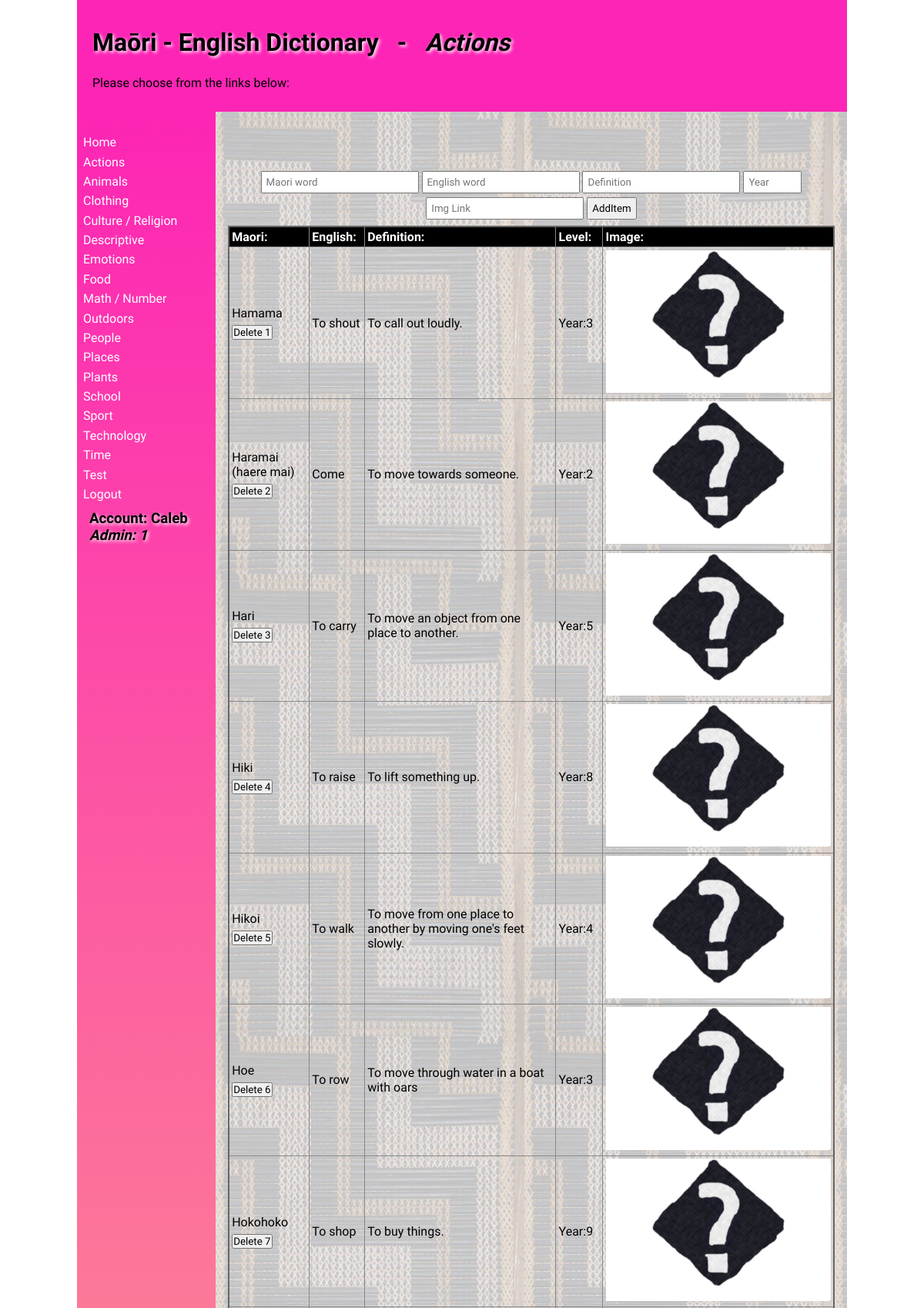
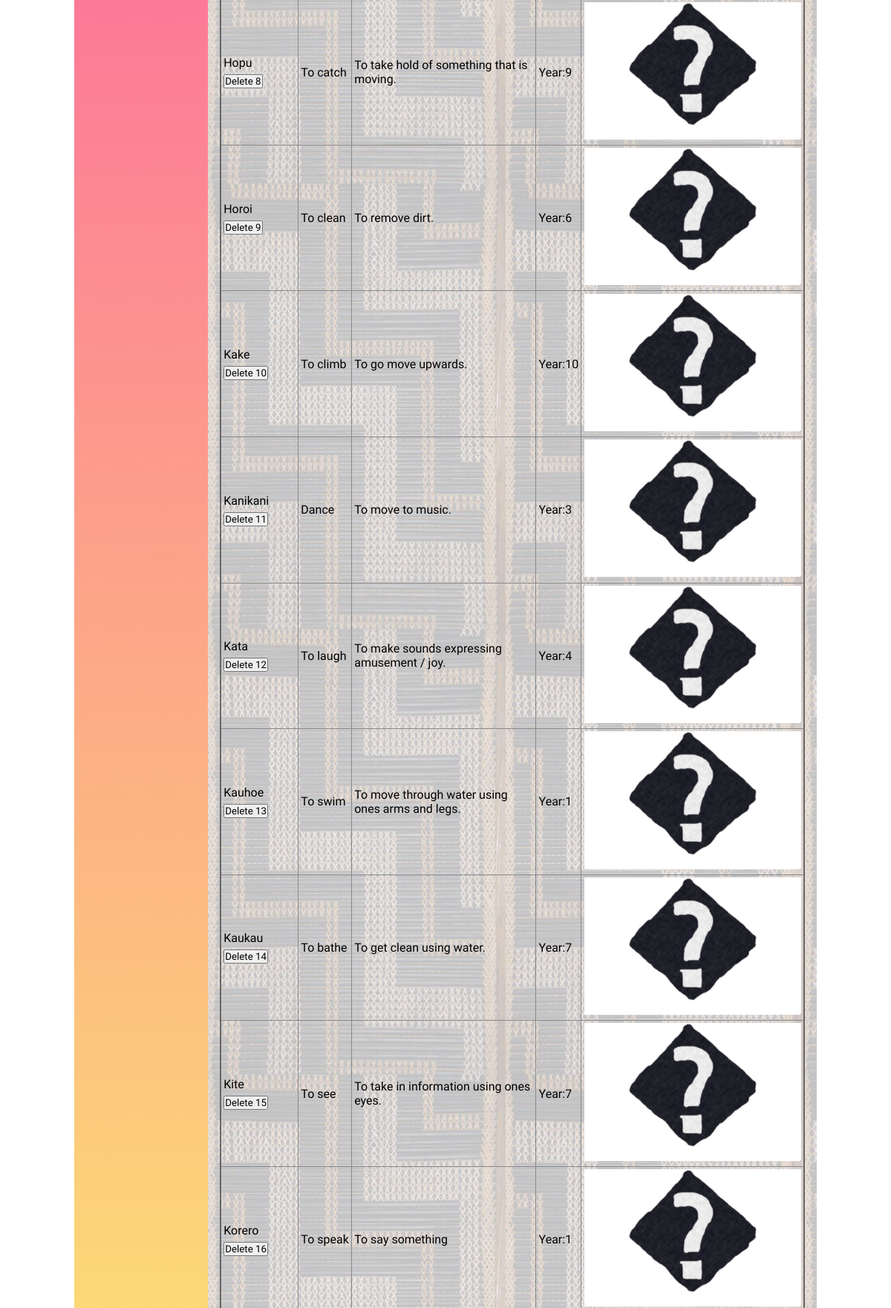
Screenshot of /main/Actions (signed in, upper part) with the database file from the repository (2 pictures, top to bottom).
### tables this page shows
CREATE TABLE categories
(
	id integer /*autoincrement needs PK*/,
	category varchar(30)
, link varchar(30));

CREATE TABLE "dictionary"
(
	id integer
		constraint dictionary_pk
			primary key autoincrement,
	maori varchar(30),
	english varchar(30),
	category varchar(30),
	definition varchar(60),
	level integer
);

### app.py (the view, shortened to what this page needs)
@app.route('/main/<category>', methods=['GET', 'POST'])
def render_menu_page(category):
    current_category = category.replace("&", " / ").capitalize()
    print(current_category)
    return render_template("main.html", table=get_dictionary(), categories=get_categories(),
                           current=current_category, logged_in=is_logged_in(),
                           name=session.get('first_name'), admin=session.get('admin'))

### app.py (called while the page is built)
def create_connection(db_file):
    try:
        connection = sqlite3.connect(db_file)
        print(connection)
        return connection
    except Error as e:
        print(e)
    return None

def get_dictionary():
    con = create_connection(DB_NAME)
    query = "SELECT id, maori, english, category, definition, level FROM dictionary"
    cur = con.cursor()
    cur.execute(query)
    table = cur.fetchall()
    con.close()
    return table

def get_categories():
    con = create_connection(DB_NAME)
    query = "SELECT category, link FROM categories"
    cur = con.cursor()
    cur.execute(query)
    categories_table = cur.fetchall()
    con.close()
    return categories_table

def is_logged_in():
    if session.get('email') is None:
        print("Currently not logged in")
        return False
    else:
        print("Currently logged in")
        return True

### templates/main.html (shortened to what this page needs)
{% extends "base.html" %}
{% block heading %}Maōri - English Dictionary &#160;&#160;-&#160;&#160; <em>{{current}}</em>{% endblock %}
{% block main %}
<div class="table">
    <table>
        <tr>
            <th>Maori:</th>
            <th>English:</th>
            <th>Definition:</th>
            <th>Level:</th>
            <th>Image:</th>
        </tr>
        {% for items in table %}
            {% if items[3].capitalize() == current: %}
                <tr>
                    <td>{{items[1].capitalize()}}
                        {% if admin == 1: %} <form class="myform" method="POST">
                            <input type="submit" name="button" value="Delete {{items[0]}}"/>
                        </form> {% endif %}
                    </td>
                    <td>{{items[2].capitalize()}} </td>
                    <td>{{items[4].capitalize()}}</td>
                    <td>Year:{{items[5]}}</td>
                    <td><img id="img" src="/static/images/{{ items[2] }}.jpg" alt="Not Found"
                             onerror=this.src="/static/images/null.jpg"></td>
                </tr>
            {% endif %}
        {% endfor %}
        {% if admin == 1: %}
        <form class="myform" method="POST">
            <div class="button-group">
                <label><input name="maori" placeholder="Maori word"></label>
                <label><input name="english" placeholder="English word"></label>
                <label><input name="definition" placeholder="Definition"></label>
                <label><input type="number" name="level" placeholder="Year" min="1" max="10"></label>
                <label><input name="image" placeholder="Img Link"></label>
                <input type="submit" name="button" value="AddItem">
            </div>
        </form>
        {% endif %}
    </table>
</div>
{% endblock %}

### templates/base.html (shortened to what this page needs)
<!doctype html>
<html lang="en">
<head>
	<link href="{{ url_for('static', filename='css/style.css') }}" rel="stylesheet">
</head>
<body>
	<div id="container">
		<header>
			<div class="header">
				<h1>{% block heading %}{% endblock %}</h1>
				<p>Please choose from the links below:</p>
			</div>
		</header>
		<nav>
			<ul>
				<li><a href="\">Home</a></li>
				{% for category, link in categories %}
				<li><a href="\main\{{ link }}">{{ category }}</a></li>
        		{% endfor %}
				{% if logged_in: %}
					<li><a href="\logout">Logout</a></li>
					<h3>Account: {{ name }} <em>Admin: {{ admin }}</em></h3>
				{% else: %}
					<li><a href="\login">Login</a></li>
					<span></span>
					<h3>Not logged in.</h3>
				{% endif %}
			</ul>
		</nav>
		<main>
            {% block main %}{% endblock %}
        </main>
	</div>
</body>
</html>

### static/css/style.css (style rules this page uses)
* { font-family: Comfortaa, sans-serif; margin: 0; padding: 0; box-sizing: border-box; }
#container { display: grid; grid-template-columns: 75px auto; grid-template-areas: 'nav header' 'main main' 'footer footer'; }
header { display: flex; flex-wrap: wrap; padding:20px; grid-area: header; background-color: #fd25b5; }
nav { grid-area: nav; }
main { grid-area: main; padding: 1rem; background-color: #edd; }
h1, h2 { padding: 1rem 0; font-family: 'Suez One', serif; color: #000; text-shadow: 2px 2px 4px #fff; }
h3, h4 { padding: 0.5rem; font-family: 'Suez One', serif; color: #000; text-shadow: 2px 2px 4px #fff; }
p { padding: 0.5rem 0; }
a { color: #222; }
img { width: 100%; }
table { width: 100%; border: 2px solid #666; border-collapse: collapse; }
th, td { border: 1px solid #888; padding: 0.2rem; text-align: left; }
th { background-color: #000; color: #fff; }
.myform { margin: auto; padding-top: 5px; }
.button-group { margin-top: 3rem; text-align: center; padding: 8px; }
.button-group input, select { margin-top: 5px; padding: 5px; }
@media only screen and (min-width: 768px) { #container { grid-template-columns: 180px auto; grid-template-areas: 'header header' 'nav main' 'footer footer'; } }
@media only screen and (min-width: 768px) { nav { background: linear-gradient(180deg, rgb(253, 37, 181) 0%, rgb(252, 255, 105) 50%, rgb(98, 28, 250) 100%); padding: 0.5rem; } }
@media only screen and (min-width: 768px) { nav ul { list-style: none; } }
@media only screen and (min-width: 768px) { nav li { padding: 0.2rem 0; } }
@media only screen and (min-width: 768px) { nav a { color: #fff; text-decoration: none; } }
@media only screen and (min-width: 768px) { main { background-image: url('/static/images/poutama.jpg'); } }
@media only screen and (min-width: 1000px) { #container { width: 1000px; margin: auto; } }

### rows the page displays
categories: category "Actions"
categories: category "Animals"
categories: category "Clothing"
categories: category "Culture / Religion"
categories: category "Descriptive"
categories: category "Emotions"
categories: category "Food"
categories: category "Math / Number"
categories: category "Outdoors"
categories: category "People"
categories: category "Places"
categories: category "Plants"
categories: category "School"
categories: category "Sport"
categories: category "Technology"
categories: category "Time"
categories: category "Test"
dictionary: maori "Hamama", button "Delete 1", english "To shout", definition "To call out loudly.", level "3"
dictionary: maori "Haramai (haere mai)", button "Delete 2", english "Come", definition "To move towards someone.", level "2"
dictionary: maori "Hari", button "Delete 3", english "To carry", definition "To move an object from one place to another.", level "5"
dictionary: maori "Hiki", button "Delete 4", english "To raise", definition "To lift something up.", level "8"
dictionary: maori "Hikoi", button "Delete 5", english "To walk", definition "To move from one place to another by moving one's feet slowly.", level "4"
dictionary: maori "Hoe", button "Delete 6", english "To row", definition "To move through water in a boat with oars", level "3"
dictionary: maori "Hokohoko", button "Delete 7", english "To shop", definition "To buy things.", level "9"
dictionary: maori "Hopu", button "Delete 8", english "To catch", definition "To take hold of something that is moving.", level "9"
dictionary: maori "Horoi", button "Delete 9", english "To clean", definition "To remove dirt.", level "6"
dictionary: maori "Kake", button "Delete 10", english "To climb", definition "To go move upwards.", level "10"
dictionary: maori "Kanikani", button "Delete 11", english "Dance", definition "To move to music.", level "3"
dictionary: maori "Kata", button "Delete 12", english "To laugh", definition "To make sounds expressing amusement / joy.", level "4"
dictionary: maori "Kauhoe", button "Delete 13", english "To swim", definition "To move through water using ones arms and legs.", level "1"
dictionary: maori "Kaukau", button "Delete 14", english "To bathe", definition "To get clean using water.", level "7"
dictionary: maori "Kite", button "Delete 15", english "To see", definition "To take in information using ones eyes.", level "7"
dictionary: maori "Korero", button "Delete 16", english "To speak", definition "To say something", level "1"

### other values shown
{{ current }} "Actions"
{{ name }} "Caleb"
{{ admin }} "1"
